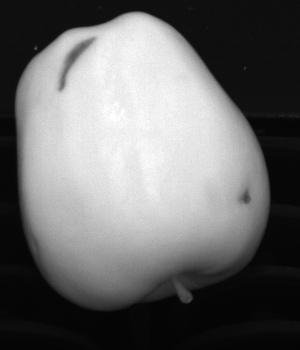
#> input picture Task1pics/C0_000001.png, 300 x 350 px, given in place of C0_000001.png.png, which was not available
$ python -i firstTask.py   (imports and definitions only)
#> lines starting #> are read from the running program, lines starting #| are printed output that depends on the picture; after the words box and inside, x2 and y2 are one past the last pixel; in counts of white or black regions, pixels touching at a corner belong together; pictures that were not available may be replaced by others from this repository, and a replacement may not be noted
import cv2
import numpy as np
import matplotlib.pyplot as plt

def minkowski_subtraction(img):

    img_blur = cv2.bilateralFilter(img, 5, 20, 20)
    kernel1 = np.ones((5, 5), np.uint8)
    kernel2 = np.ones((2, 2), np.uint8)
    eroded = cv2.erode(img_blur, kernel1, iterations=1)
    dilated = cv2.dilate(img_blur, kernel2, iterations=1)
    diff = cv2.absdiff(dilated, eroded)
    diff_norm = cv2.normalize(diff, None, 0, 255, cv2.NORM_MINMAX)
    diff_contrast = cv2.convertScaleAbs(diff_norm, alpha=5, beta=1)
    cv2.imshow("minkowski",diff_contrast)
    return diff_contrast


def segment_fruit(nir_image):


    #Application of a Gaussian Blur
    blur_temp = cv2.GaussianBlur(nir_image,(3,3),0)

    otsu_value = plot_nir_histogram_with_threshold(nir_image)
    print('otsu_value',otsu_value)


    #Otsu Thresholding to segment the image
    th , otsu_temp = cv2.threshold(blur_temp, 0, 255, cv2.THRESH_OTSU | cv2.THRESH_BINARY)

    #filling of the holes inside the fruit blob using a flood-fill approach
    h, w = otsu_temp.shape[:2]
    m1 = np.zeros((h+2, w+2), np.uint8)
    ff1 = otsu_temp.copy()
    cv2.imshow("ff1", ff1)
    cv2.floodFill(ff1, m1, (0,0), 255)
    #we then invert the result obtained by the floodfill operation in order to highlight the holes
    holes_temp = cv2.bitwise_not(ff1)

    #Mask of the apples
    mask_temp = holes_temp | otsu_temp
    mask_c_temp = cv2.cvtColor(mask_temp, cv2.COLOR_GRAY2RGB)

    #Application of the masks to infrared images
    app_nir_temp = nir_image * (mask_temp/255)

    return app_nir_temp.astype(np.uint8), mask_temp

def detect_defects(fruit_mask, mask_temp):


#---------------------> set minkowski to true to try minkowski <-----------------------------
    minkowski = False

    # Apply Minkowski Subtraction for edge extraction
    edges_temp = minkowski_subtraction(fruit_mask)
    # Sharpen the edges
    sharpen_kernel = np.array([[-1, -1, -1],
                               [-1,  9, -1],
                              [-1, -1, -1]])

    sharpened_edges = cv2.filter2D(edges_temp, -1, sharpen_kernel)
    #cv2.imshow("sharpened_edges", sharpened_edges.astype(np.uint8))

    _, high_thresh1 = cv2.threshold(edges_temp, 180, 255, cv2.THRESH_BINARY)
    cv2.imshow(" high_thresh", high_thresh1)

    #sharpened_edges = cv2.filter2D(high_thresh1, -1, sharpen_kernel)
    #cv2.imshow("sharpened_edges", sharpened_edges.astype(np.uint8))

    img_blur = cv2.bilateralFilter(fruit_mask, 11, 35, 35)
    edge  = cv2.Canny(img_blur, threshold1=50, threshold2=130)
    cv2.imshow("canny", edge)

    #Perform a closing operation to have better defects' edges
    clo_ker = cv2.getStructuringElement(cv2.MORPH_CROSS, (5,5))
    if minkowski == True:
        high_thresh = high_thresh1.astype(np.uint8)
    else:
        high_thresh = edge.astype(np.uint8)
    closing_temp=cv2.morphologyEx(high_thresh, cv2.MORPH_CLOSE, clo_ker)
    cv2.imshow("closing_temp", closing_temp)

    #Fill of the undefected parts of the apples
    h_ff, w_ff= closing_temp.shape
    closing_temp = closing_temp.astype(np.uint8)
    row_ff=np.zeros((2, w_ff))
    col_ff=np.zeros((h_ff+2, 2))
    n_mask= ~mask_temp
    mask_ff_temp=np.vstack((n_mask, row_ff))
    mask_ff_temp=np.hstack((mask_ff_temp, col_ff))
    mask_ff_temp = mask_ff_temp.astype(np.uint8)
    cv2.floodFill(closing_temp, mask_ff_temp, (175,150), 255)
    holes_ff_temp= closing_temp
    cv2.imshow("filled", holes_ff_temp)

    #Subtract the previous image to the fully filled mask of the apple to higlight the defects
    open_ker=cv2.getStructuringElement(cv2.MORPH_RECT, (3,3))
    holes_ff_temp = holes_ff_temp.astype(np.uint8)
    holes_ff_temp=~holes_ff_temp
    sub_temp=mask_temp & holes_ff_temp
    open_temp=cv2.morphologyEx(sub_temp, cv2.MORPH_OPEN, open_ker)
    cv2.imshow('defectsAlone', open_temp)

    return open_temp


def contour_defects(open_temp, color_image):

    # Find contours of the defects in open_temp
    contours, _ = cv2.findContours(open_temp, cv2.RETR_EXTERNAL, cv2.CHAIN_APPROX_SIMPLE)

    # Create a blank image to draw rounded contours
    rounded_contours_img = np.zeros_like(color_image)

    # Draw rounded contours around the defects
    for contour in contours:
        # Calculate center and radius of the minimum enclosing circle
        (x, y), radius = cv2.minEnclosingCircle(contour)
        center = (int(x), int(y))
        radius = int(radius)
        # Draw the circle around the contour
        cv2.circle(rounded_contours_img, center, radius + 5, (0, 255, 0), 2)

    # Superimpose the rounded contours onto the original color image
    result_image = cv2.addWeighted(color_image, 1, rounded_contours_img, 0.5, 0)

    # Display the result
    cv2.imshow('Defects on Color Image', result_image)

    return result_image

def plot_nir_histogram_with_threshold(nir_image):
    pixel_values = nir_image.flatten()

    otsu_value, _ = cv2.threshold(nir_image, 0, 255, cv2.THRESH_BINARY + cv2.THRESH_OTSU)

    plt.figure(figsize=(8, 5))
    plt.hist(pixel_values, bins=256, range=(0, 256), color='gray', alpha=0.7, label='Pixel Intensity')
    plt.axvline(otsu_value, color='red', linestyle='--', label=f'Otsu Threshold = {int(otsu_value)}')
    plt.title("NIR Image Histogram with Otsu Threshold")
    plt.xlabel("Pixel Intensity (0-255)")
    plt.ylabel("Frequency")
    plt.legend()
    plt.grid(True)
    plt.tight_layout()
    plt.show()

    return otsu_value

def run1():

    picNo = input("Enter the picture number(1, 2 or 3): ")
#> the answer given: Task1pics/C0_000001.png

    # Load NIR and color images
    nir_image = cv2.imread('Task1pics/C0_00000' + picNo +'.png', cv2.IMREAD_GRAYSCALE)
#> nir_image is the input picture: shape (350, 300); min 3, max 255, mean 106.4
    color_image = cv2.imread('Task1pics/C1_00000' + picNo +'.png')
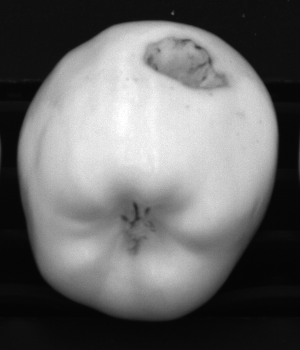
#> input picture Task1pics/C0_000002.png, 300 x 350 px, given in place of C0_000001.png.png, which was not available
#> color_image is the input picture: shape (350, 300, 3); min 4, max 255, mean 105

    # rgb_image = cv2.cvtColor(color_image, cv2.COLOR_BGR2RGB)
    fruit_mask, mask_temp = segment_fruit(nir_image)
#> in plot_nir_histogram_with_threshold, `otsu_value, _ = cv2.threshold(nir_image, 0, 255, cv2.THRESH_BINARY + c..`: otsu_value = 109
#> in plot_nir_histogram_with_threshold, `plt.show()`:
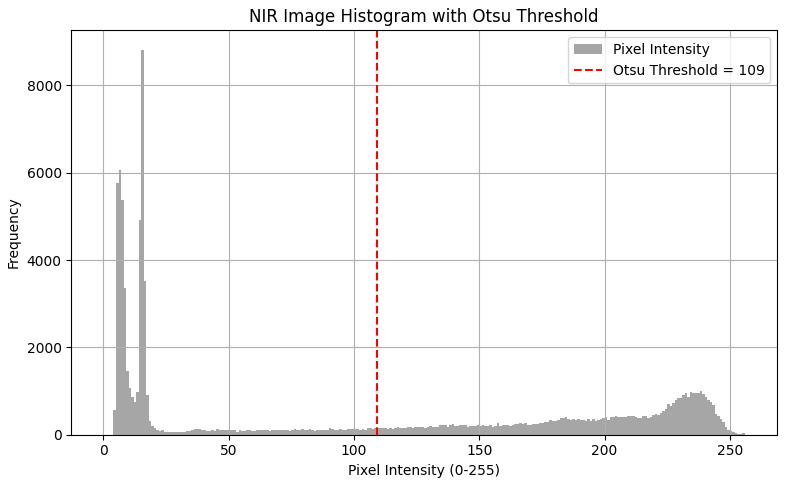
#> figure drawn by matplotlib, 1 panel; tallest bar 8821 high, from x = 15 to 16
#| otsu_value 109.0
#> in segment_fruit, `th , otsu_temp = cv2.threshold(blur_temp, 0, 255, cv2.THRESH_OTSU | cv..`:
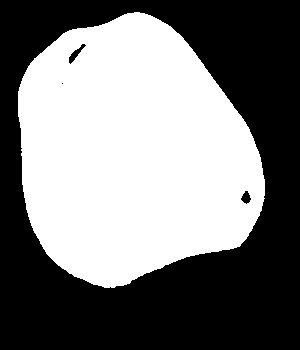
#> otsu_temp: shape (350, 300); 48.1% white; 1 white region, box (x1, y1, x2, y2) and area: (18, 12, 265, 288) 50508
#> in segment_fruit, `cv2.floodFill(ff1, m1, (0,0), 255)`:
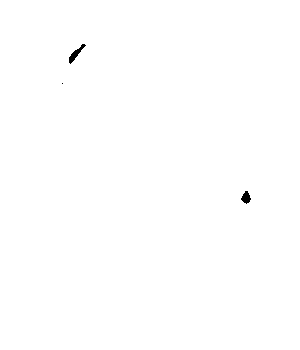
#> ff1: shape (350, 300); 99.8% white; 3 black regions (1 under 20 px), largest, box (x1, y1, x2, y2) and area: (69, 44, 86, 64) 105, (241, 191, 251, 204) 81
#> in segment_fruit, `mask_temp = holes_temp | otsu_temp`: mask_temp: shape (350, 300); 48.3% white; 1 white region, box (x1, y1, x2, y2) and area: (18, 12, 265, 288) 50695
    edges = detect_defects(fruit_mask, mask_temp)
#> in detect_defects, `sharpened_edges = cv2.filter2D(edges_temp, -1, sharpen_kernel)`:
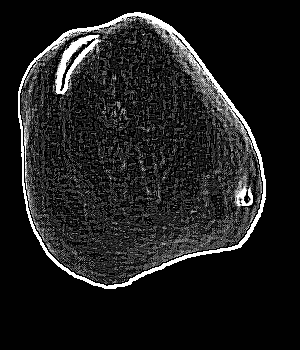
#> sharpened_edges: shape (350, 300); min 0, max 255, mean 29.7
#> in detect_defects, `_, high_thresh1 = cv2.threshold(edges_temp, 180, 255, cv2.THRESH_BINARY)`: high_thresh1: shape (350, 300); 4% white; 3 white regions, box (x1, y1, x2, y2) and area: (18, 12, 266, 289) 3211, (56, 35, 99, 94) 773, (236, 187, 253, 206) 183
#> in detect_defects, `edge  = cv2.Canny(img_blur, threshold1=50, threshold2=130)`: edge: shape (350, 300); 1% white in thin lines or dots, all inside (x1, y1, x2, y2) = (18, 12, 265, 288)
#> in detect_defects, `mask_ff_temp=np.vstack((n_mask, row_ff))`: mask_ff_temp: shape (352, 300) float64; 51.4% white; 2 black regions, box (x1, y1, x2, y2) and area: (18, 12, 265, 288) 50695, (0, 350, 300, 352) 600
#> in detect_defects, `mask_ff_temp=np.hstack((mask_ff_temp, col_ff))`:
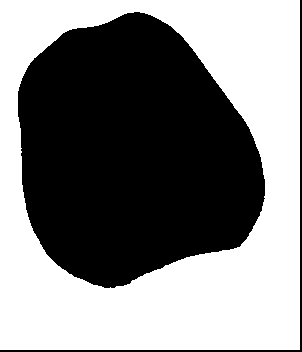
#> mask_ff_temp: shape (352, 302) float64; 51.1% white; 2 black regions, box (x1, y1, x2, y2) and area: (18, 12, 265, 288) 50695, (0, 0, 302, 352) 1304
#> in detect_defects, `cv2.floodFill(closing_temp, mask_ff_temp, (175,150), 255)`: closing_temp: shape (350, 300); 48% white; 1 white region, box (x1, y1, x2, y2) and area: (18, 12, 265, 288) 50450
#> in detect_defects, `sub_temp=mask_temp & holes_ff_temp`: sub_temp: shape (350, 300); 0.52% white; 34 white regions (32 under 20 px), largest, box (x1, y1, x2, y2) and area: (59, 38, 94, 90) 390, (243, 193, 250, 203) 46
#> in detect_defects, `open_temp=cv2.morphologyEx(sub_temp, cv2.MORPH_OPEN, open_ker)`:
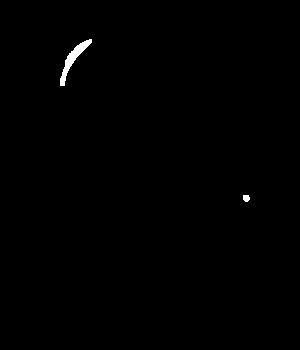
#> open_temp: shape (350, 300); 0.4% white; 2 white regions
    detected_image = contour_defects(edges, color_image)
#> in contour_defects, `contours, _ = cv2.findContours(open_temp, cv2.RETR_EXTERNAL, cv2.CHAIN..`: contours = 2 contours; box (x1, y1, x2, y2) and area: (60, 39, 92, 86) 321, (243, 195, 250, 202) 30
#> the loop in contour_defects, `for contour in contours:` made 2 passes
#> (x, y, radius, center) on passes 1 to 2: (245.6, 197.6, 3, (245, 197)), (75.5, 62, 27, (75, 62))


    cv2.imshow("Segmented Fruit", fruit_mask)
    cv2.imshow("Edges (Minkowski Subtraction)", edges.astype(np.uint8))
    # cv2.imshow("Defects", defects)
    cv2.waitKey(0)
    cv2.destroyAllWindows()

#run1()

>>> result = run1()
